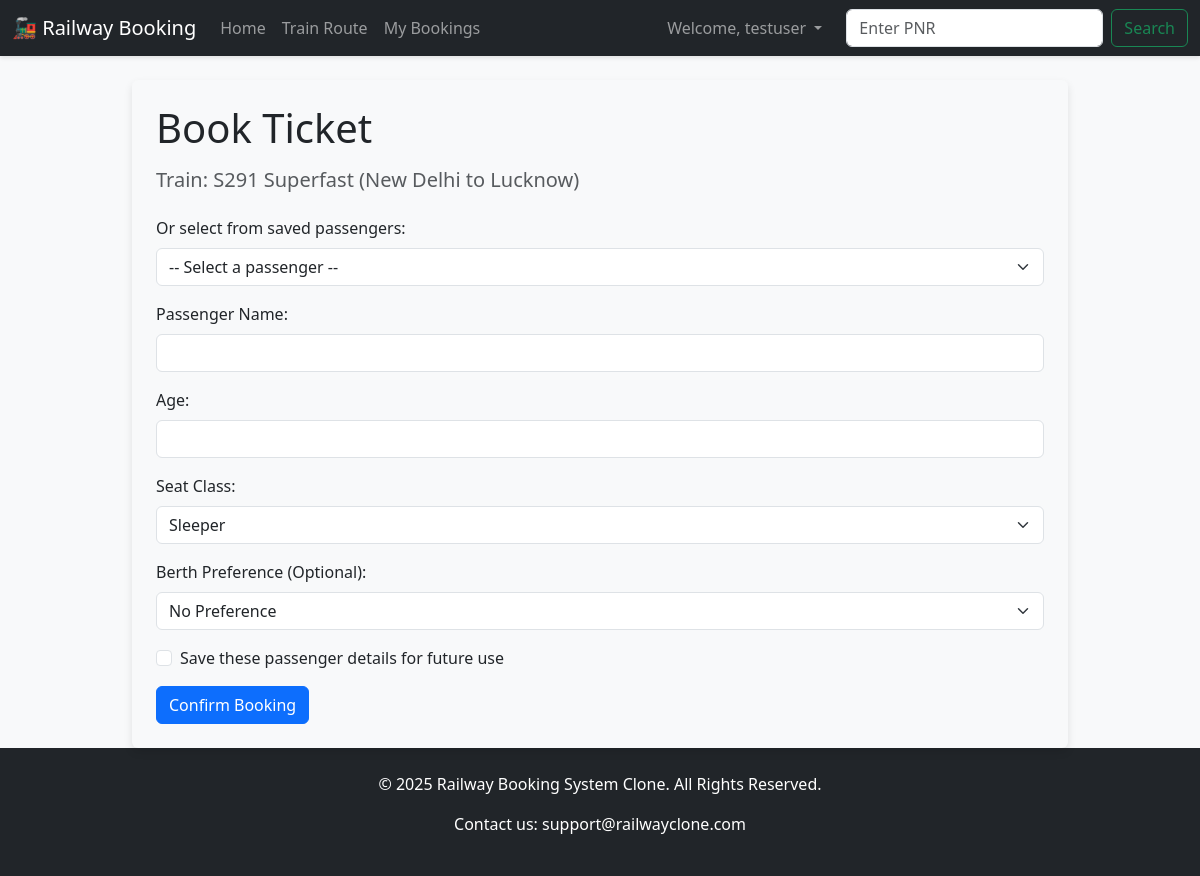
The page /book/3 (signed in) on the database its author committed.
### app.py (models this page shows)
class Train(db.Model):
    id = db.Column(db.Integer, primary_key=True)
    train_name = db.Column(db.String(100), nullable=False)
    source = db.Column(db.String(100), nullable=False)
    destination = db.Column(db.String(100), nullable=False)
    departure_time = db.Column(db.String(10), nullable=False) # e.g., '06:15'
    arrival_time = db.Column(db.String(10), nullable=True)
    total_seats = db.Column(db.Integer, nullable=False)
    bookings = db.relationship('Booking', backref='train', lazy=True)
    route_stops = db.relationship('Route', backref='train', lazy=True, order_by='Route.stop_order')

### app.py (the view)
@app.route('/book/<int:train_id>')
def book(train_id):
    if not session.get('logged_in'):
        flash('You must be logged in to book a ticket.', 'danger')
        return redirect(url_for('login'))
    train_to_book = Train.query.get_or_404(train_id)
    confirmed_count = Booking.query.filter_by(train_id=train_id, status='Confirmed').count()
    rac_count = Booking.query.filter_by(train_id=train_id, status='RAC').count()
    total_confirmed_rac = confirmed_count + rac_count
    rac_limit = train_to_book.total_seats + (train_to_book.total_seats // 10)
    if total_confirmed_rac >= rac_limit:
        waitlist_count = Booking.query.filter_by(train_id=train_id, status='Waitlisted').count()
        if waitlist_count >= train_to_book.total_seats * 0.1:
            flash('Sorry, this train is fully waitlisted.', 'danger')
            return redirect(url_for('index'))
    user_id = session['user_id']
    saved_passengers = Passenger.query.filter_by(user_id=user_id).all()
    return render_template('booking_form.html', train=train_to_book, saved_passengers=saved_passengers)

### templates/booking_form.html (shortened to what this page needs)
{% extends 'base.html' %}
{% block content %}
<div class="card bg-light p-4">
  <h1 class="display-6 mb-3">Book Ticket</h1>
  <h5 class="mb-4 text-muted">Train: {{ train.train_name }} ({{ train.source }} to {{ train.destination }})</h5>
  <form id="bookingForm" action="{{ url_for('submit_booking') }}" method="post">
    {% if saved_passengers %}
    <div class="mb-3">
      <label for="saved_passenger" class="form-label">Or select from saved passengers:</label>
      <select class="form-select" id="saved_passenger">
        <option value="">-- Select a passenger --</option>
      </select>
    </div>
    {% endif %}
    <div class="mb-3">
      <label for="passenger_name" class="form-label">Passenger Name:</label>
      <input type="text" class="form-control" id="passenger_name" name="passenger_name" required>
    </div>
    <div class="mb-3">
      <label for="passenger_age" class="form-label">Age:</label>
      <input type="number" class="form-control" id="passenger_age" name="passenger_age" min="1" required>
    </div>
    <div class="mb-3">
      <label for="seat_class" class="form-label">Seat Class:</label>
      <select class="form-select" id="seat_class" name="seat_class">
        <option value="Sleeper">Sleeper</option>
      </select>
    </div>
    <div class="mb-3">
      <label for="berth_preference" class="form-label">Berth Preference (Optional):</label>
      <select class="form-select" id="berth_preference" name="berth_preference">
        <option value="">No Preference</option>
      </select>
    </div>
    <div class="form-check mb-3">
      <input class="form-check-input" type="checkbox" name="save_passenger" id="save_passenger">
      <label class="form-check-label" for="save_passenger">
        Save these passenger details for future use
      </label>
    </div>
    <button type="submit" class="btn btn-primary">Confirm Booking</button>
  </form>
</div>
{% endblock %}

### static/css/style.css (style rules this page uses)
body { background-color: #f8f9fa; }
.card { border: none; box-shadow: 0 4px 8px rgba(0,0,0,.1); }

### rows shown on the page
Train: train_name "S291 Superfast", source "New Delhi", destination "Lucknow"

### other values the page prints
{{ session.username }} "testuser"
